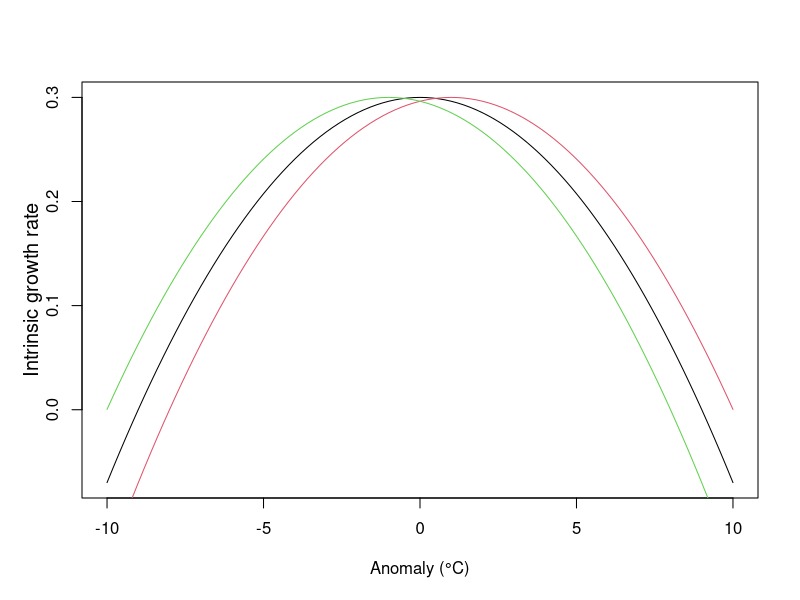
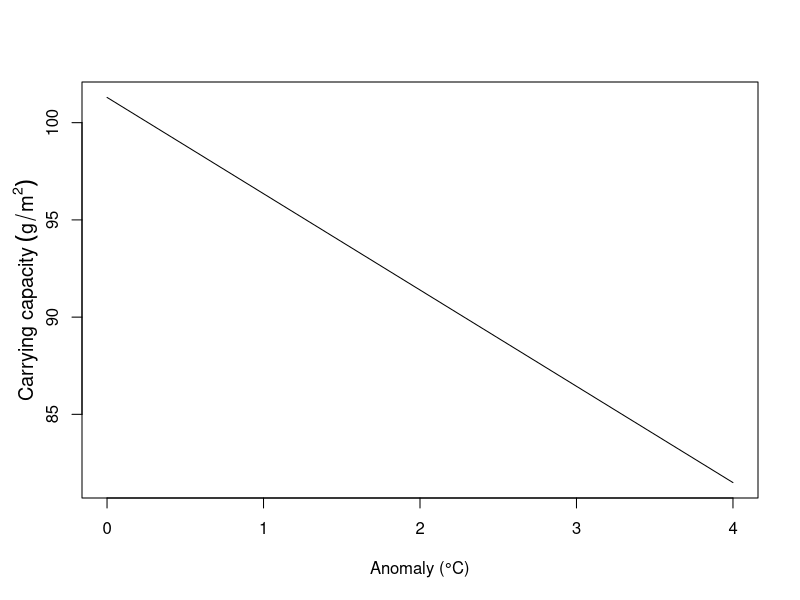
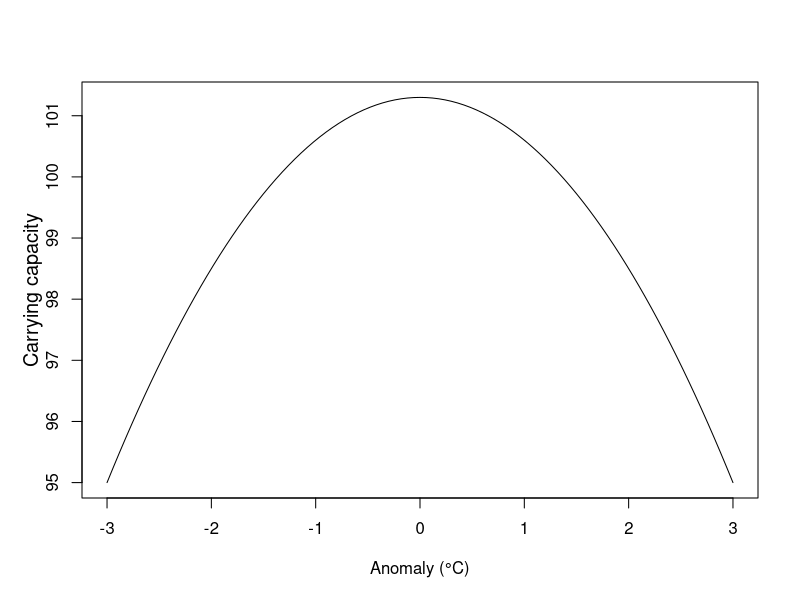

These figures' R source, in order:
#growth rate plot
#0.3 commonly used as growth rate
#r = 0 when 9 degree difference - nonlethal critical thermal maxima was 36 degrees
#try this function with different optimal temps (that will be calculated in the anomaly part of sst_cmip6.R)
quad_r <- function (x, a=0.3, b=0, c=-0.0037) {
  a + b*x + c*x^2
}


quad_r2 <- function (x, a=0.3, b=0, c=-0.0037) {
  a + b*(x-1) + c*(x-1)^2
}

quad_r3 <- function (x, a=0.3, b=0, c=-0.0037) {
  a + b*(x+1) + c*(x+1)^2
}

curve(quad_r, from = -10, to = 10, xlab="Anomaly (°C)", ylab = "", col=1)
curve(quad_r2, from = -10, to = 10, add = TRUE, col=2)
curve(quad_r3, from = -10, to = 10, add = TRUE, col=3)

title(ylab= "Intrinsic growth rate", line=2, cex.lab=1.2)




##Piecewise linear function for K
# Define the linear equation
linear_equation <- function(x) {
  -4.95243768 * x +101.3
}

# Create a function to restrict y between 10 and 101.3
#10 g/m2 is maintained so matter how warm it gets (Darling et al. 2017)
#max carrying capacity set to 101.3 g/m2 (MacNeil et al. 2015)

restricted_y <- function(x) {
  y <- linear_equation(x)
  if (y < 10) {
    y <- 10
  } else if (y > 101.3) {
    y <- 101.3
  }
  return(y)
}

# Test the restricted_y function with a value of x
x_value <- 1
result <- restricted_y(x_value)
cat("For x =", x_value, ", y =", result, "\n")

curve(linear_equation, from = 0, to = 4, xlab = "Anomaly (°C)", ylab = "")
title(ylab= bquote('Carrying capacity'~(g/m^2)), line=2, cex.lab=1.2)


##logarithmic - not sure this one makes sense. might leave out.
#log_equation <- function(x) {
 # - log(x) + 101.3
#}
#curve(log_equation, from = 0, to = 50, xlab = "Mean SST (°C)", ylab = "")


##quadratic - same points used to establish linear
#max is "current" temp and max K
# 3 degree deviation (2040 temp) associated with 6% decline in max
quad_K <- function (x, a=101.3, b=0, c=-.7) {
  y = a + b*x + c*x^2
 # if (y < 10) {
  #  y <- 10
  #}
  return(y)
}

quad_K(-3)

curve(quad_K, from = -3, to = 3, xlab="Anomaly (°C)", ylab = "")
title(ylab= "Carrying capacity", line=2, cex.lab=1.2)


